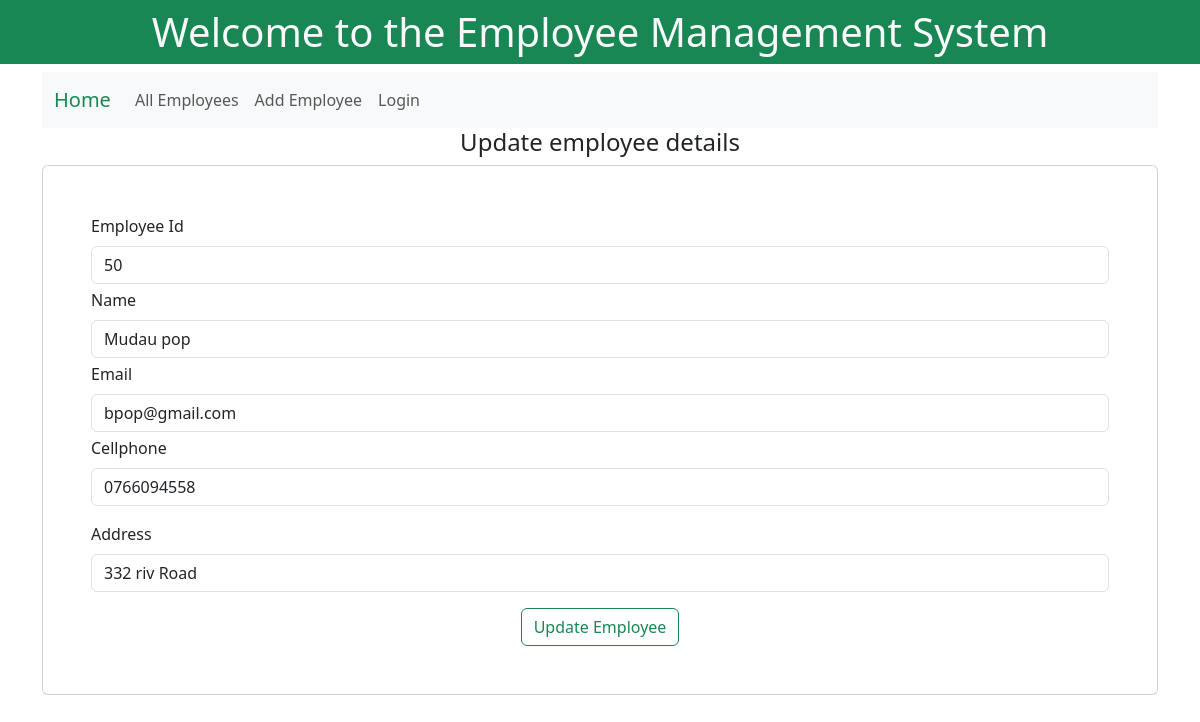
Screenshot of /updateemployee/1 with the database file from the repository.
### emp/models.py (models this page shows)
class Employee(models.Model):
    employeeid = models.CharField(max_length=100)
    employeename = models.CharField(max_length=50)
    email = models.CharField(max_length=50)
    address = models.CharField(max_length=50)
    phone = models.CharField(max_length=50)

### emp/views.py (the view)
# urls.py: path("updateemployee/<int:empid>", views.updateemployee, name="updateemployee"),
def updateemployee(request, empid):
    e = Employee.objects.get(pk = empid)
    return render(request, "emp/updateemployee.html", {"singleemp": e})

### emp/templates/emp/updateemployee.html (shortened to what this page needs)
{% extends "base.html" %}
{% block content %}
<h4 class="text-center">Update employee details</h4>
<div class="card p-5">
    <form action="/doupdateemployee/{{singleemp.id}}/" method="POST">
        <div class="mb-1">
          <label for="exampleInputEmail1" class="form-label">Employee Id</label>
          <input type="text" class="form-control" name="employeeid" placeholder="Enter employee Id" value="{{singleemp.employeeid}}" readonly>
        </div>
        <div class="mb-1">
          <label for="exampleInputEmail1" class="form-label">Name</label>
          <input type="text" class="form-control" name="employeename" placeholder="Enter the name of the employee" value="{{singleemp.employeename}}">
        </div>
        <div class="mb-1">
          <label for="exampleInputEmail1" class="form-label">Email</label>
          <input type="email" class="form-control" name="email" placeholder="Enter email of the employee" value="{{singleemp.email}}">
        </div>
        <div class="mb-3">
          <label for="exampleInputEmail1" class="form-label">Cellphone</label>
          <input type="text" class="form-control" name="cellphone" placeholder="Enter cellphone number of the employee" value="{{singleemp.phone}}">
        </div>
        <div class="mb-3">
          <label for="exampleInputEmail1" class="form-label">Address</label>
          <input type="text" class="form-control" name="address" placeholder="Enter address of the employee" value="{{singleemp.address}}">
        </div>
        <div class="text-center">
            <button type="submit" class="btn btn-outline-success">Update Employee</button>
        </div>
      </form>
</div>
{% endblock content %}

### rows the page displays
Employee: employeeid "50", employeename "Mudau pop", email "bpop@gmail.com", cellphone "0766094558", address "332 riv Road"
